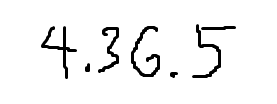
#> input picture curated_dataset/hand-drawn/4-36-5.png, 277 x 104 px
$ python -i multidigit_classifier_ver7.py   (imports and definitions only)
#> lines starting #> are read from the running program, lines starting #| are printed output that depends on the picture; after the words box and inside, x2 and y2 are one past the last pixel; in counts of white or black regions, pixels touching at a corner belong together
import cv2
import numpy as np
from PIL import Image
import pickle
import os
import pandas as pd
import matplotlib.pyplot as plt

# [16 lines left out: function preprocess_single_digit, not called in this run]

def extract_digits_from_image(image_path, debug=False):
    """
    Extracts individual digit images from a multi-digit image using OpenCV.

    Args:
        image_path (str): Path to the multi-digit image.
        debug (bool): If True, displays intermediate images for debugging.

    Returns:
        list: A list of PIL Image objects, each representing an extracted digit.
        list: A list of bounding box coordinates (x, y, w, h) for each digit.
    """
#> called with image_path = 'curated_dataset/hand-drawn/4-36-5.png', debug = False
    img = cv2.imread(image_path, cv2.IMREAD_GRAYSCALE)
#> img is the input picture: shape (104, 277); min 0, max 255, mean 242.2
    if img is None:
        print(f"Error: Could not read image at {image_path}")
        return [], []

    # --- 1. Preprocessing: Adaptive Thresholding and Dilation ---
    blurred = cv2.GaussianBlur(img, (5, 5), 0)
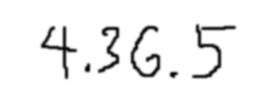
#> blurred: shape (104, 277); min 1, max 255, mean 242.2

    # Adaptive Thresholding:
    thresh = cv2.adaptiveThreshold(blurred, 255, cv2.ADAPTIVE_THRESH_GAUSSIAN_C, cv2.THRESH_BINARY_INV, 11, 2)
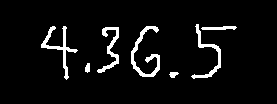
#> thresh: shape (104, 277); 5.5% white; 7 white regions, largest, box (x1, y1, x2, y2) and area: (131, 26, 160, 77) 413, (41, 26, 78, 80) 364, (191, 24, 221, 79) 313

    kernel = np.ones((3, 3), np.uint8)
    dilated = cv2.dilate(thresh, kernel, iterations=2)  # Increased iterations for thin digits
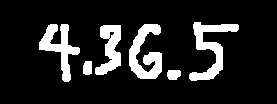
#> dilated: shape (104, 277); 13.7% white; 6 white regions

    if debug:
        # --- Visualization 1: Thresholded and Dilated Image ---
        cv2.imshow("Thresholded and Dilated", dilated)
        cv2.waitKey(0)
        cv2.destroyAllWindows()
        # --- End Visualization 1 ---

    # --- 2. Contour Detection: Improved ---
    contours, hierarchy = cv2.findContours(dilated, cv2.RETR_EXTERNAL, cv2.CHAIN_APPROX_SIMPLE)
#> contours = 6 contours; box (x1, y1, x2, y2) and area: (189, 22, 239, 81) 907, (129, 24, 162, 79) 903, (39, 24, 80, 82) 785, (95, 25, 121, 75) 687, (167, 70, 181, 80) 102, (83, 61, 92, 75) 96

    if debug:
        # --- Visualization 2: Contours on Original Image ---
        img_with_contours = cv2.cvtColor(img, cv2.COLOR_GRAY2BGR)
        cv2.drawContours(img_with_contours, contours, -1, (0, 255, 0), 2)
        cv2.imshow("Contours on Original Image", img_with_contours)
        cv2.waitKey(0)
        cv2.destroyAllWindows()
        # --- End Visualization 2 ---

    # --- 3. Contour Filtering and Bounding Boxes: Refined ---
    digit_images = []
    digit_boxes = []

    for cnt in contours:
        x, y, w, h = cv2.boundingRect(cnt)
        # Refined filtering: Less strict
        if w > 5 and h > 10 and h / w > 0.3:  # Relaxed the conditions
            digit_boxes.append((x, y, w, h))
#> this loop made 6 passes
#> (x, y, w, h) on passes 1 to 6: (167, 70, 14, 10), (83, 61, 9, 14), (95, 25, 26, 50), (129, 24, 33, 55), (39, 24, 41, 58), (189, 22, 50, 59)
#> after the loop, digit_boxes = [(83, 61, 9, 14), (95, 25, 26, 50), (129, 24, 33, 55), (39, 24, 41, 58), (189, 22, 50, 59)]

    if debug:
        # --- Visualization 3: Bounding Boxes ---
        img_with_boxes = cv2.cvtColor(img, cv2.COLOR_GRAY2BGR)
        for x, y, w, h in digit_boxes:
            cv2.rectangle(img_with_boxes, (x, y), (x + w, y + h), (0, 0, 255), 2)
        cv2.imshow("Bounding Boxes", img_with_boxes)
        cv2.waitKey(0)
        cv2.destroyAllWindows()
        # --- End Visualization 3 ---

    # --- 4. Merge and Adjust Overlapping Boxes ---
    digit_boxes = merge_and_adjust_overlapping_boxes(digit_boxes)
#> in merge_and_adjust_overlapping_boxes, `used = [False] * len(boxes)`: used = [False, False, False, False, False]
#> the loop in merge_and_adjust_overlapping_boxes, `for i in range(len(boxes)):` made 5 passes
#> (x1, y1, w1, h1) on passes 1 to 5: (39, 24, 41, 58), (83, 61, 9, 14), (95, 25, 26, 50), (129, 24, 33, 55), (189, 22, 50, 59)
#> after the loop in merge_and_adjust_overlapping_boxes, `for i in range(len(boxes)):`: boxes = [(39, 24, 41, 58), (83, 61, 9, 14), (95, 25, 26, 50), (129, 24, 33, 55), (189, 22, 50, 59)]; merged_boxes has the same summary as boxes
#> digit_boxes has the same summary as boxes in merge_and_adjust_overlapping_boxes

    if debug:
        # --- Visualization 4: Merged Bounding Boxes ---
        img_with_merged_boxes = cv2.cvtColor(img, cv2.COLOR_GRAY2BGR)
        for x, y, w, h in digit_boxes:
            cv2.rectangle(img_with_merged_boxes, (x, y), (x + w, y + h), (255, 0, 0), 2)
        cv2.imshow("Merged and Adjusted Bounding Boxes", img_with_merged_boxes)
        cv2.waitKey(0)
        cv2.destroyAllWindows()
        # --- End Visualization 4 ---

    # --- 5. Sorting (Left-to-Right) ---
    digit_boxes.sort()

    # --- 6. Digit Extraction with Padding and Squaring---
    if debug:
        img_with_padding = cv2.cvtColor(img, cv2.COLOR_GRAY2BGR)

    for x, y, w, h in digit_boxes:
        # Extract Digit with Padding and Squaring
        digit_roi_squared = extract_digit_with_padding_and_squaring(img, x, y, w, h)
        if digit_roi_squared is not None:
            digit_pil = Image.fromarray(digit_roi_squared)
            digit_images.append(digit_pil)
            if debug:
                # Draw original box in red and padded box in blue
                padding_percent = 0.2  # Increased to 20% for more padding
                padding_x = int(w * padding_percent)
                padding_y = int(h * padding_percent)

                # Adjust Bounding Box
                x_start = max(0, x - padding_x)
                y_start = max(0, y - padding_y)
                x_end = min(img.shape[1], x + w + padding_x)
                y_end = min(img.shape[0], y + h + padding_y)
                cv2.rectangle(img_with_padding, (x, y), (x + w, y + h), (0, 0, 255), 1)
                cv2.rectangle(img_with_padding, (x_start, y_start), (x_end, y_end), (255, 0, 0), 1)
#> this loop made 5 passes
#> (x, y, w, h) on passes 1 to 5: (39, 24, 41, 58), (83, 61, 9, 14), (95, 25, 26, 50), (129, 24, 33, 55), (189, 22, 50, 59)
#> pass 1, in extract_digit_with_padding_and_squaring, `digit_roi = img[y_start:y_end, x_start:x_end]`:
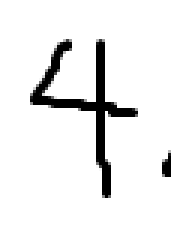
#> digit_roi: shape (80, 57) (shown 3 times larger); min 0, max 255, mean 235.4
#> pass 1, in extract_digits_from_image, `digit_roi_squared = extract_digit_with_padding_and_squaring(img, x, y,..`:
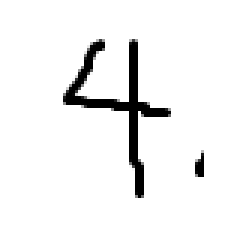
#> digit_roi_squared: shape (80, 80) (shown 3 times larger); min 0, max 255, mean 241.1
#> pass 2, in extract_digits_from_image, `digit_pil = Image.fromarray(digit_roi_squared)`:
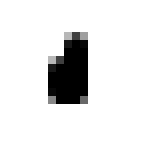
#> digit_pil: PIL image 18x18 L (shown 8 times larger); min 0, max 255, mean 227.3
#> after the loop:
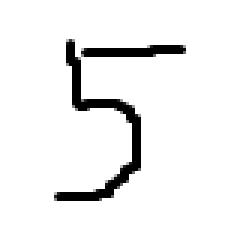
#> digit_roi_squared: shape (81, 81) (shown 3 times larger); min 0, max 255, mean 239.6
#> after the loop, digit_images = 5 items

    if debug:
        cv2.imshow("Padding on Extracted Digits", img_with_padding)
        cv2.waitKey(0)
        cv2.destroyAllWindows()

    return digit_images, digit_boxes

def extract_digit_with_padding_and_squaring(img, x, y, w, h):
    """
    Extracts a digit from the image, adds padding, and places it in a square.

    Args:
        img (np.ndarray): The original image.
        x (int): x-coordinate of the bounding box.
        y (int): y-coordinate of the bounding box.
        w (int): Width of the bounding box.
        h (int): Height of the bounding box.

    Returns:
        np.ndarray: The squared digit image with padding, or None if error.
    """
    padding_percent = 0.2
    padding_x = int(w * padding_percent)
    padding_y = int(h * padding_percent)

    x_start = max(0, x - padding_x)
    y_start = max(0, y - padding_y)
    x_end = min(img.shape[1], x + w + padding_x)
    y_end = min(img.shape[0], y + h + padding_y)

    digit_roi = img[y_start:y_end, x_start:x_end]

    # Create a square image
    side = max(digit_roi.shape)
    square_digit = np.full((side, side), 255, dtype=np.uint8)  # White background

    # Center the digit in the square
    x_offset = (side - digit_roi.shape[1]) // 2
    y_offset = (side - digit_roi.shape[0]) // 2

    #check if the offset is negative
    if x_offset < 0 or y_offset < 0:
        return None

    square_digit[y_offset:y_offset + digit_roi.shape[0], x_offset:x_offset + digit_roi.shape[1]] = digit_roi

    return square_digit

# [29 lines left out: functions classify_digits, combine_predictions, load_trained_model, not called in this run]


def merge_and_adjust_overlapping_boxes(boxes):
    """
    Merges and adjusts overlapping bounding boxes to prevent overlap.
    """
    if len(boxes) <= 1:
        return boxes

    boxes.sort()  # Sort by x-coordinate

    merged_boxes = []
    used = [False] * len(boxes)

    for i in range(len(boxes)):
        if used[i]:
            continue

        x1, y1, w1, h1 = boxes[i]
        x2_max, y2_max, w2_max, h2_max = x1, y1, w1, h1

        # Check for overlapping boxes and adjust their positions
        for j in range(i + 1, len(boxes)):
            if used[j]:
                continue

            x2, y2, w2, h2 = boxes[j]
            overlap_x = max(x1, x2)
            overlap_x_end = min(x1+w1, x2+w2)
            overlap_y = max(y1, y2)
            overlap_y_end = min(y1 + h1, y2 + h2)

            if overlap_x < overlap_x_end and overlap_y < overlap_y_end:  # Check for overlap
                used[j] = True
                # Adjust the right box
                boxes[j] = (x2_max+w2_max,y2, w2,h2)

            # Merging
            if overlap_x < overlap_x_end and max(y1,y2) < min(y1 + h1, y2 + h2):
                x2_max = min(x1,x2)
                y2_max = min(y1,y2)
                w2_max = max(x1+w1, x2+w2) - x2_max
                h2_max = max(y1+h1, y2+h2) - y2_max

                used[j] = True
                boxes[i] = (x2_max, y2_max, w2_max, h2_max)


        if not used[i]:
            merged_boxes.append((boxes[i][0], boxes[i][1],boxes[i][2], boxes[i][3]))

    return merged_boxes

# [47 lines left out: function main, not called in this run]


# [2 lines not run here, left out]

>>> result = extract_digits_from_image('curated_dataset/hand-drawn/4-36-5.png')

$ run again, on curated_dataset/hand-drawn/2341.png
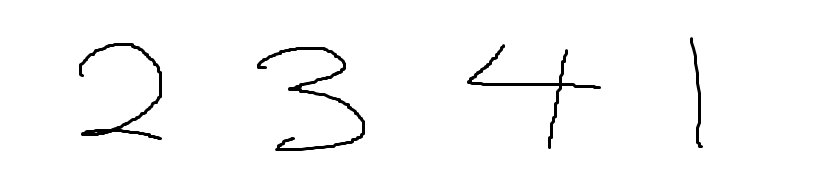
#> input picture curated_dataset/hand-drawn/2341.png, 828 x 194 px
#> in extract_digits_from_image, img is the input picture: shape (194, 828); min 0, max 255, mean 249.7
#> in extract_digits_from_image, `thresh = cv2.adaptiveThreshold(blurred, 255, cv2.ADAPTIVE_THRESH_GAUSS..`:
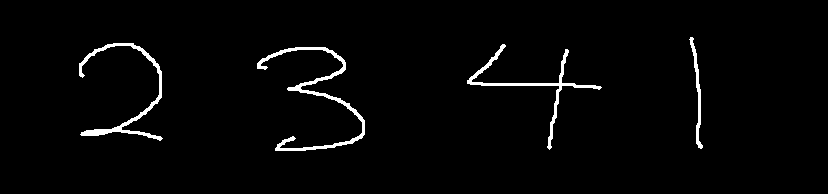
#> thresh: shape (194, 828); 2.3% white; 4 white regions, box (x1, y1, x2, y2) and area: (257, 47, 365, 151) 1311, (79, 43, 163, 141) 1037, (467, 44, 602, 150) 953, (689, 37, 703, 149) 380
#> dilated: shape (194, 828); 5.5% white; 4 white regions
#> contours = 4 contours; box (x1, y1, x2, y2) and area: (255, 45, 367, 153) 2786, (77, 41, 165, 143) 2153, (465, 42, 604, 152) 2018, (687, 35, 705, 151) 797
#> the loop in extract_digits_from_image, `for cnt in contours:` made 4 passes
#> (x, y, w, h) on passes 1 to 4: (255, 45, 112, 108), (465, 42, 139, 110), (77, 41, 88, 102), (687, 35, 18, 116)
#> after the loop in extract_digits_from_image, `for cnt in contours:`: digit_boxes = [(255, 45, 112, 108), (465, 42, 139, 110), (77, 41, 88, 102), (687, 35, 18, 116)]
#> used = [False, False, False, False]
#> the loop in merge_and_adjust_overlapping_boxes, `for i in range(len(boxes)):` made 4 passes
#> (x1, y1, w1, h1) on passes 1 to 4: (77, 41, 88, 102), (255, 45, 112, 108), (465, 42, 139, 110), (687, 35, 18, 116)
#> after the loop in merge_and_adjust_overlapping_boxes, `for i in range(len(boxes)):`: boxes = [(77, 41, 88, 102), (255, 45, 112, 108), (465, 42, 139, 110), (687, 35, 18, 116)]; merged_boxes has the same summary as boxes
#> in extract_digits_from_image, `digit_boxes = merge_and_adjust_overlapping_boxes(digit_boxes)`: digit_boxes has the same summary as boxes in merge_and_adjust_overlapping_boxes
#> the loop in extract_digits_from_image, `for x, y, w, h in digit_boxes:` made 4 passes
#> (x, y, w, h) on passes 1 to 4: (77, 41, 88, 102), (255, 45, 112, 108), (465, 42, 139, 110), (687, 35, 18, 116)
#> after the loop in extract_digits_from_image, `for x, y, w, h in digit_boxes:`:
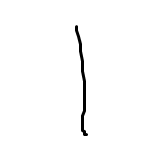
#> digit_roi_squared: shape (162, 162); min 0, max 255, mean 251.7
#> after the loop in extract_digits_from_image, `for x, y, w, h in digit_boxes:`: digit_images = 4 items

$ run again, on curated_dataset/hand-drawn/300.png
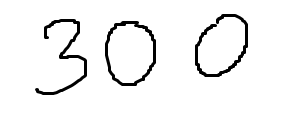
#> input picture curated_dataset/hand-drawn/300.png, 281 x 114 px
#> in extract_digits_from_image, img is the input picture: shape (114, 281); min 0, max 255, mean 241.1
#> in extract_digits_from_image, `thresh = cv2.adaptiveThreshold(blurred, 255, cv2.ADAPTIVE_THRESH_GAUSS..`:
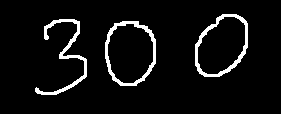
#> thresh: shape (114, 281); 6% white; 3 white regions, box (x1, y1, x2, y2) and area: (105, 21, 156, 86) 646, (35, 19, 87, 95) 639, (195, 14, 248, 77) 638
#> dilated: shape (114, 281); 14.4% white; 3 white regions
#> contours = 3 contours; box (x1, y1, x2, y2) and area: (103, 19, 158, 88) 3114, (193, 12, 250, 79) 2960, (33, 17, 89, 97) 1390
#> the loop in extract_digits_from_image, `for cnt in contours:` made 3 passes
#> (x, y, h) on passes 1 to 3: (103, 19, 69), (33, 17, 80), (193, 12, 67)
#> after the loop in extract_digits_from_image, `for cnt in contours:`: digit_boxes = [(103, 19, 55, 69), (33, 17, 56, 80), (193, 12, 57, 67)]
#> used = [False, False, False]
#> the loop in merge_and_adjust_overlapping_boxes, `for i in range(len(boxes)):` made 3 passes
#> (x1, y1, w1, h1) on passes 1 to 3: (33, 17, 56, 80), (103, 19, 55, 69), (193, 12, 57, 67)
#> after the loop in merge_and_adjust_overlapping_boxes, `for i in range(len(boxes)):`: boxes = [(33, 17, 56, 80), (103, 19, 55, 69), (193, 12, 57, 67)]; merged_boxes has the same summary as boxes
#> in extract_digits_from_image, `digit_boxes = merge_and_adjust_overlapping_boxes(digit_boxes)`: digit_boxes has the same summary as boxes in merge_and_adjust_overlapping_boxes
#> the loop in extract_digits_from_image, `for x, y, w, h in digit_boxes:` made 3 passes
#> (x, y, w, h) on passes 1 to 3: (33, 17, 56, 80), (103, 19, 55, 69), (193, 12, 57, 67)
#> after the loop in extract_digits_from_image, `for x, y, w, h in digit_boxes:`:
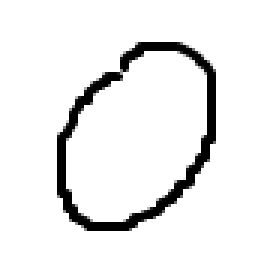
#> digit_roi_squared: shape (92, 92) (shown 3 times larger); min 0, max 255, mean 237.4
#> after the loop in extract_digits_from_image, `for x, y, w, h in digit_boxes:`: digit_images = 3 items

$ run again, on curated_dataset/hand-drawn/666.png
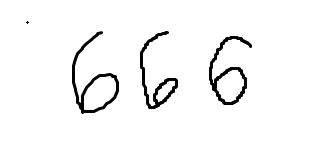
#> input picture curated_dataset/hand-drawn/666.png, 321 x 142 px
#> in extract_digits_from_image, img is the input picture: shape (142, 321); min 0, max 255, mean 244.8
#> thresh: shape (142, 321); 4.4% white; 4 white regions, box (x1, y1, x2, y2) and area: (72, 31, 119, 114) 719, (209, 36, 253, 105) 678, (140, 31, 178, 109) 610, (25, 20, 30, 25) 21
#> dilated: shape (142, 321); 10.6% white; 4 white regions
#> contours = 4 contours; box (x1, y1, x2, y2) and area: (70, 29, 121, 116) 2090, (207, 34, 255, 107) 1856, (138, 29, 180, 111) 1372, (23, 18, 32, 27) 62
#> the loop in extract_digits_from_image, `for cnt in contours:` made 4 passes
#> (x, y, w, h) on passes 1 to 4: (207, 34, 48, 73), (138, 29, 42, 82), (70, 29, 51, 87), (23, 18, 9, 9)
#> after the loop in extract_digits_from_image, `for cnt in contours:`: digit_boxes = [(207, 34, 48, 73), (138, 29, 42, 82), (70, 29, 51, 87)]
#> used = [False, False, False]
#> the loop in merge_and_adjust_overlapping_boxes, `for i in range(len(boxes)):` made 3 passes
#> (x1, y1, w1, h1) on passes 1 to 3: (70, 29, 51, 87), (138, 29, 42, 82), (207, 34, 48, 73)
#> after the loop in merge_and_adjust_overlapping_boxes, `for i in range(len(boxes)):`: boxes = [(70, 29, 51, 87), (138, 29, 42, 82), (207, 34, 48, 73)]; merged_boxes has the same summary as boxes
#> in extract_digits_from_image, `digit_boxes = merge_and_adjust_overlapping_boxes(digit_boxes)`: digit_boxes has the same summary as boxes in merge_and_adjust_overlapping_boxes
#> the loop in extract_digits_from_image, `for x, y, w, h in digit_boxes:` made 3 passes
#> (x, y, w, h) on passes 1 to 3: (70, 29, 51, 87), (138, 29, 42, 82), (207, 34, 48, 73)
#> after the loop in extract_digits_from_image, `for x, y, w, h in digit_boxes:`:
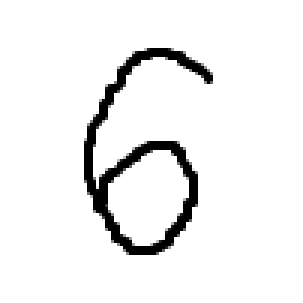
#> digit_roi_squared: shape (101, 101) (shown 3 times larger); min 0, max 255, mean 239.4
#> after the loop in extract_digits_from_image, `for x, y, w, h in digit_boxes:`: digit_images = 3 items
